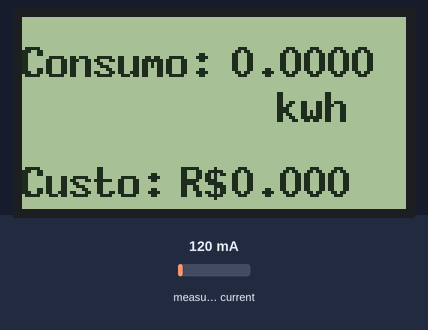
The sketch below on a simulated Arduino Uno, built with avr-gcc and run on an emulated ATmega328P. Parts: 128×64 one-colour display. The inputs (shaded band) are chosen by the test bench; at power-on: measured current 120 mA. What the sketch prints to the serial monitor is not drawn.

Above: at 6.8 s.

Measured:
- what the display in image 0 shows lasts 9.4 s, from 6.8 s to 16.2 s

The sketch:

main.ino
```cpp
#include <U8glib.h>
#include "EmonLib.h"

#define Pino_Corrente A1

U8GLIB_ST7920_128X64_1X u8g(11, 13, 12, U8G_PIN_NONE);
EnergyMonitor emon;

char corrente_tela[6];
char potencia_tela[6];
char custo[6];
float valor_tensao = 5.0;
double potencia;
double consumo;
double custo_energia;
float tarifa = 0.6;

void setup() {

  u8g.setFont(u8g_font_8x13B); // Determina a fonte das letras no display
  u8g.begin();//Inicia o display

  Serial.begin(9600);

  emon.current(Pino_Corrente, 60.6); //Determina o pino do sensor e o valor para calibrar o sensor
}

void loop() {

  double corrente = emon.calcIrms(1480); // Calcula a corrente que passa pelo fio
  delay(3000);
  potencia = corrente * valor_tensao; // Calcula a potência do dispositivo

  if (corrente < 0.3){// Se a corrente em um número ínfimo, considera-se que não há corrente passando pelo fio
    corrente = 0.0;
    potencia = 0.0;
  }

  consumo = potencia / 1000; // Calcula o consumo de energia em Kw
  custo_energia = consumo * (tarifa / 3600); //Calcula o custo do consumo de acordo com a tarifa da cidade de João Pessoa

  char consumo_tela[6];
  numcustopstr(custo_energia);
  dtostrf(corrente, 4, 1, corrente_tela); // 4 define o tamanho max da string e 1 é a quantidade de "numeros" apos o ponto
  dtostrf(potencia, 4, 1, potencia_tela);

  dtostrf(consumo, 5, 4, consumo_tela);

  delay(3000);
  u8g.firstPage(); // Mostra os valores da corrente e potência no display
  do {
    u8g.drawStr(0, 20, "Corrente:");
    u8g.drawStr(70, 20, corrente_tela);
    u8g.drawStr(105, 20, "A");
    u8g.drawStr(0, 60, "Potencia:");
    u8g.drawStr(75, 60, potencia_tela);
    u8g.drawStr(108, 60, "W");
  } while (u8g.nextPage());

  Serial.println();
  Serial.print("Corrente: ");
  Serial.print(corrente);
  Serial.println("A");
  Serial.print("Potência: ");
  Serial.print(potencia);
  Serial.println("W");


  u8g.firstPage();
  do {
    u8g.drawStr(0, 20, "Consumo: ");
    u8g.drawStr(70, 20, consumo_tela);
    u8g.drawStr(85, 35, "kwh");
    u8g.drawStr(0, 60, "Custo: ");
    u8g.drawStr(53, 60, "R$");
    u8g.drawStr(70, 60, custo);
  } while (u8g.nextPage());

  Serial.print("Consumo: ");
  Serial.print(consumo);
  Serial.println("kwh");
  Serial.print("Custo: ");
  Serial.print("R$ ");
  Serial.print(custo);
  printf("\n");

  delay(3000); // Tempo para exibir os valores de corrente e potência novamente
}

void numpotpstr(double pot){
  dtostrf(pot, 4, 1, potencia_tela);// Transforma de ponto flutuante para string (para exibir no display)
}
void numcustopstr(double c){
  dtostrf(c, 4, 3, custo); // Transforma de ponto flutuante para string (para exibir no display)
}
```
